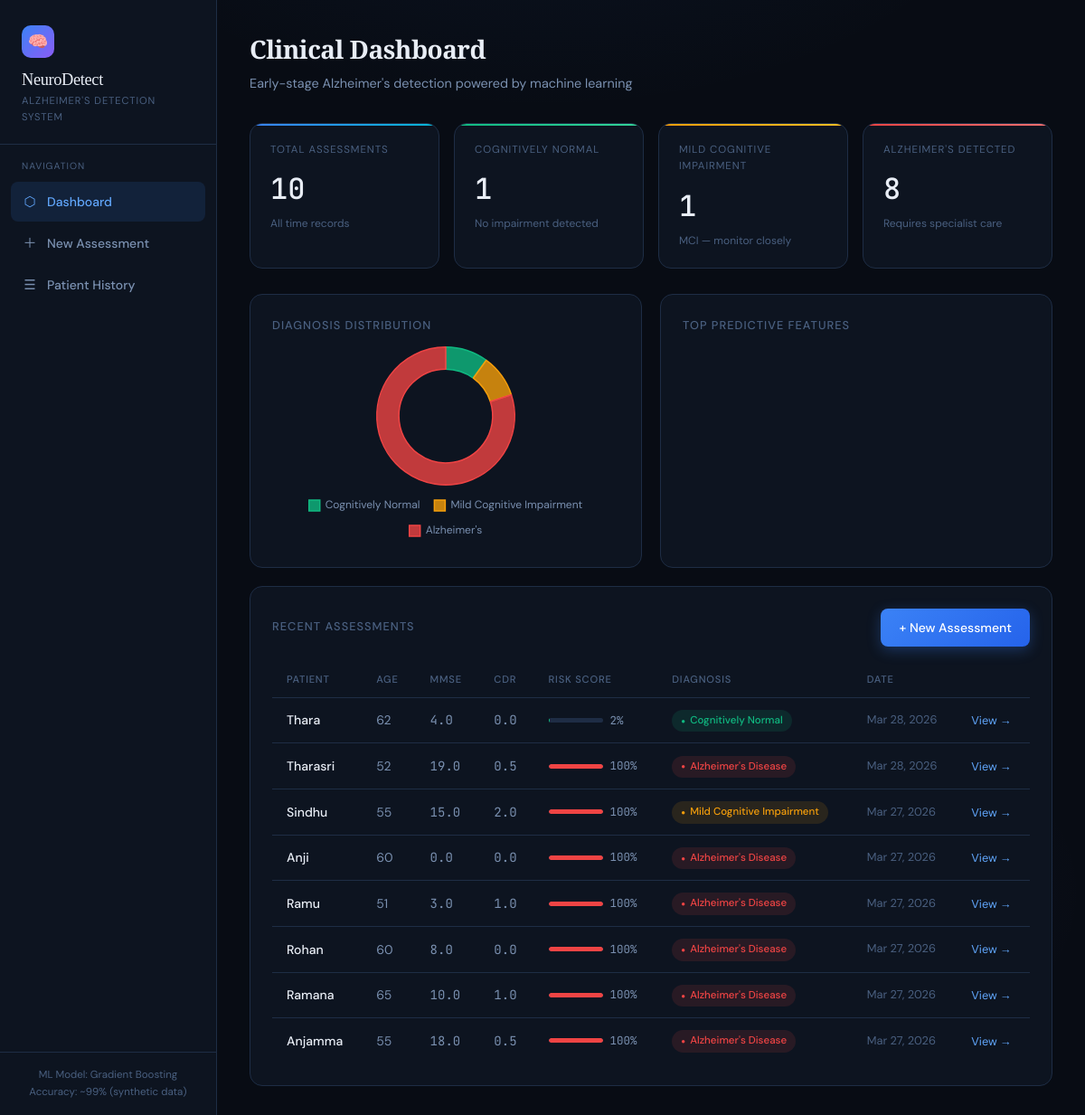
The page / on the database its author committed.
### alzheimer_app/models.py (models this page shows, shortened)
class PatientAssessment(models.Model):
    GENDER_CHOICES = [('M', 'Male'), ('F', 'Female'), ('O', 'Other')]
    APOE4_CHOICES = [(0, '0 alleles'), (1, '1 allele'), (2, '2 alleles')]
    RESULT_CHOICES = [
        ('healthy', 'Cognitively Normal'),
        ('mci', 'Mild Cognitive Impairment'),
        ('alzheimer', "Alzheimer's Disease"),
    ]
    patient_name = models.CharField(max_length=100, blank=True, default='Anonymous')
    patient_age = models.IntegerField()
    gender = models.CharField(max_length=1, choices=GENDER_CHOICES)
    created_at = models.DateTimeField(default=timezone.now)
    mmse_score = models.FloatField()
    cdr_score = models.FloatField()
    education_years = models.FloatField()
    socioeconomic_status = models.IntegerField()
    etiv = models.FloatField()
    nwbv = models.FloatField()
    asf = models.FloatField()
    memory_score = models.FloatField()
    attention_score = models.FloatField()
    language_score = models.FloatField()
    visuospatial_score = models.FloatField()
    family_history = models.BooleanField(default=False)
    apoe4_alleles = models.IntegerField(choices=APOE4_CHOICES, default=0)
    prediction = models.CharField(max_length=20, choices=RESULT_CHOICES, blank=True)
    confidence_healthy = models.FloatField(default=0.0)
    confidence_mci = models.FloatField(default=0.0)
    confidence_alzheimer = models.FloatField(default=0.0)
    risk_score = models.FloatField(default=0.0)
    class Meta:
        ordering = ['-created_at']
    @property
    def result_label(self):
        labels = {'healthy': 'Cognitively Normal', 'mci': 'Mild Cognitive Impairment', 'alzheimer': "Alzheimer's Disease"}
        return labels.get(self.prediction, 'Unknown')

### alzheimer_app/views.py (the view)
# urls.py: path('', views.dashboard, name='dashboard'),
def dashboard(request):
    total = PatientAssessment.objects.count()
    by_result = PatientAssessment.objects.values('prediction').annotate(count=Count('id'))
    counts = {r['prediction']: r['count'] for r in by_result}
    recent = PatientAssessment.objects.all()[:8]
    importances = get_feature_importances()[:8]
    feature_labels = [f[0].replace('_', ' ').title() for f in importances]
    feature_values = [round(f[1] * 100, 1) for f in importances]
    context = {
        'total': total,
        'healthy_count': counts.get('healthy', 0),
        'mci_count': counts.get('mci', 0),
        'alzheimer_count': counts.get('alzheimer', 0),
        'recent_assessments': recent,
        'feature_labels': json.dumps(feature_labels),
        'feature_values': json.dumps(feature_values),
    }
    return render(request, 'alzheimer_app/dashboard.html', context)

### alzheimer_app/ml_service.py (called while the page is built)
def load_model():
    global _model, _features
    if _model is None:
        _model = joblib.load(settings.ML_MODEL_PATH)
        _features = joblib.load(settings.FEATURE_NAMES_PATH)
        print(f"Model type: {_model.__class__.__name__}")
    return _model, _features

def get_feature_importances():
    model, features = load_model()
    if hasattr(model, "named_steps"):
        clf = model.named_steps.get('clf', model)
    else:
        clf = model
    print("Model type:", type(clf))  # debug
    if hasattr(clf, "feature_importances_"):
        importances = clf.feature_importances_
    elif hasattr(clf, "coef_"):
        importances = np.abs(clf.coef_[0])
    else:
        importances = np.zeros(len(features))
    return sorted(
        zip(features, importances),
        key=lambda x: x[1],
        reverse=True
    )

### alzheimer_app/templates/alzheimer_app/dashboard.html (shortened to what this page needs)
{% extends "alzheimer_app/base.html" %}
{% block content %}
<div class="page-header">
  <h1>Clinical Dashboard</h1>
  <p>Early-stage Alzheimer's detection powered by machine learning</p>
</div>
<div class="stats-grid">
  <div class="stat-card blue">
    <div class="stat-label">Total Assessments</div>
    <div class="stat-value">{{ total }}</div>
    <div class="stat-sub">All time records</div>
  </div>
  <div class="stat-card green">
    <div class="stat-label">Cognitively Normal</div>
    <div class="stat-value">{{ healthy_count }}</div>
    <div class="stat-sub">No impairment detected</div>
  </div>
  <div class="stat-card amber">
    <div class="stat-label">Mild Cognitive Impairment</div>
    <div class="stat-value">{{ mci_count }}</div>
    <div class="stat-sub">MCI — monitor closely</div>
  </div>
  <div class="stat-card red">
    <div class="stat-label">Alzheimer's Detected</div>
    <div class="stat-value">{{ alzheimer_count }}</div>
    <div class="stat-sub">Requires specialist care</div>
  </div>
</div>
<div class="grid-2">
  <div class="card">
    <div class="card-title">Diagnosis Distribution</div>
    {% if total > 0 %}
    <div class="chart-container">
      <canvas id="donutChart"></canvas>
    </div>
    {% else %}
    <div class="empty-state">No assessments yet.<br>Run your first assessment to see data here.</div>
    {% endif %}
  </div>
  <div class="card">
    <div class="card-title">Top Predictive Features</div>
  </div>
</div>
<div class="card" style="margin-top: 20px;">
  <div style="display:flex; align-items:center; justify-content:space-between; margin-bottom: 18px;">
    <div class="card-title" style="margin-bottom:0;">Recent Assessments</div>
    <a href="{% url 'assessment' %}" class="btn btn-primary">+ New Assessment</a>
  </div>
  {% if recent_assessments %}
  <div class="table-wrap">
    <table>
      <thead>
        <tr>
          <th>Patient</th>
          <th>Age</th>
          <th>MMSE</th>
          <th>CDR</th>
          <th>Risk Score</th>
          <th>Diagnosis</th>
          <th>Date</th>
          <th></th>
        </tr>
      </thead>
      <tbody>
        {% for a in recent_assessments %}
        <tr>
          <td style="color:var(--text); font-weight:500;">{{ a.patient_name|default:"Anonymous" }}</td>
          <td>{{ a.patient_age }}</td>
          <td style="font-family:'JetBrains Mono', monospace;">{{ a.mmse_score }}</td>
          <td style="font-family:'JetBrains Mono', monospace;">{{ a.cdr_score }}</td>
          <td>
            <div style="display:flex; align-items:center; gap:8px;">
              <div style="background:var(--border); border-radius:3px; height:5px; width:60px; overflow:hidden;">
                <div style="height:5px; border-radius:3px; width:{{ a.risk_score|floatformat:0 }}%; background:{% if a.risk_score < 33 %}var(--green){% elif a.risk_score < 66 %}var(--amber){% else %}var(--red){% endif %};"></div>
              </div>
              <span style="font-family:'JetBrains Mono', monospace; font-size:0.78rem;">{{ a.risk_score|floatformat:0 }}%</span>
            </div>
          </td>
          <td>
            <span class="badge {{ a.prediction }}">{{ a.result_label }}</span>
          </td>
          <td style="font-size:0.8rem; color:var(--text3);">{{ a.created_at|date:"M d, Y" }}</td>
          <td><a href="{% url 'result' a.pk %}" style="color:var(--accent2); font-size:0.8rem; text-decoration:none;">View →</a></td>
        </tr>
        {% endfor %}
      </tbody>
    </table>
  </div>
  {% else %}
  <div class="empty-state">
    No assessments yet. <a href="{% url 'assessment' %}" style="color:var(--accent2);">Run your first assessment →</a>
  </div>
  {% endif %}
</div>
{% endblock %}
{% block extra_js %}
<script>
  // Feature importance bars
  const featureLabels = {{ feature_labels|safe }};
  const featureValues = {{ feature_values|safe }};
  const maxVal = Math.max(...featureValues);
  featureLabels.forEach((name, i) => {
    const idx = i + 1;
    document.getElementById(`feat-bar-${idx}`).style.display = 'block';
    document.getElementById(`feat-name-${idx}`).textContent = name;
    document.getElementById(`feat-val-${idx}`).textContent = featureValues[i].toFixed(1) + '%';
    setTimeout(() => {
      document.getElementById(`feat-fill-${idx}`).style.width = (featureValues[i] / maxVal * 100) + '%';
    }, 100 + i * 80);
  });
  // Donut chart
  {% if total > 0 %}
  const ctx = document.getElementById('donutChart').getContext('2d');
  new Chart(ctx, {
    type: 'doughnut',
    data: {
      labels: ['Cognitively Normal', 'Mild Cognitive Impairment', "Alzheimer's"],
      datasets: [{
        data: [{{ healthy_count }}, {{ mci_count }}, {{ alzheimer_count }}],
        backgroundColor: ['rgba(16,185,129,0.8)', 'rgba(245,158,11,0.8)', 'rgba(239,68,68,0.8)'],
        borderColor: ['#10b981', '#f59e0b', '#ef4444'],
        borderWidth: 1.5,
        hoverOffset: 6,
      }]
    },
    options: {
      responsive: true, maintainAspectRatio: false,
      cutout: '68%',
      plugins: {
        legend: {
          position: 'bottom',
          labels: { color: '#7a90b0', font: { family: 'DM Sans', size: 12 }, padding: 16, boxWidth: 12 }
        }
      }
    }
  });
  {% endif %}
</script>
{% endblock %}

### alzheimer_app/templates/alzheimer_app/base.html (shortened to what this page needs)
{% load static %}
<!DOCTYPE html>
<html lang="en">
<head>
</head>
<body>
<div class="layout">
  <nav class="sidebar">
    <div class="sidebar-brand">
      <div class="brand-icon">🧠</div>
      <div class="brand-name">NeuroDetect</div>
      <div class="brand-sub">Alzheimer's Detection System</div>
    </div>
    <div class="nav-section">
      <div class="nav-label">Navigation</div>
      <a href="{% url 'dashboard' %}" class="nav-link {% if request.resolver_match.url_name == 'dashboard' %}active{% endif %}">
        <span class="icon">⬡</span> Dashboard
      </a>
      <a href="{% url 'assessment' %}" class="nav-link {% if request.resolver_match.url_name == 'assessment' %}active{% endif %}">
        <span class="icon">＋</span> New Assessment
      </a>
      <a href="{% url 'history' %}" class="nav-link {% if request.resolver_match.url_name == 'history' %}active{% endif %}">
        <span class="icon">☰</span> Patient History
      </a>
    </div>
    <div class="sidebar-footer">
      ML Model: Gradient Boosting<br>Accuracy: ~99% (synthetic data)
    </div>
  </nav>
  <main class="main">
    {% block content %}{% endblock %}
  </main>
</div>
{% block extra_js %}{% endblock %}
</body>
</html>

### alzheimer_app/templates/alzheimer_app/dashboard.html (style rules this page uses)
.grid-2 { display: grid; grid-template-columns: 1fr 1fr; gap: 20px; }
.chart-container { position: relative; height: 220px; }

### rows shown on the page
PatientAssessment: patient_name "Thara", patient_age "62", mmse_score "4.0", cdr_score "0.0", risk_score "2", result_label "Cognitively Normal", created_at "Mar 28, 2026"
PatientAssessment: patient_name "Tharasri", patient_age "52", mmse_score "19.0", cdr_score "0.5", risk_score "100", result_label "Alzheimer's Disease", created_at "Mar 28, 2026"
PatientAssessment: patient_name "Sindhu", patient_age "55", mmse_score "15.0", cdr_score "2.0", risk_score "100", result_label "Mild Cognitive Impairment", created_at "Mar 27, 2026"
PatientAssessment: patient_name "Anji", patient_age "60", mmse_score "0.0", cdr_score "0.0", risk_score "100", result_label "Alzheimer's Disease", created_at "Mar 27, 2026"
PatientAssessment: patient_name "Ramu", patient_age "51", mmse_score "3.0", cdr_score "1.0", risk_score "100", result_label "Alzheimer's Disease", created_at "Mar 27, 2026"
PatientAssessment: patient_name "Rohan", patient_age "60", mmse_score "8.0", cdr_score "0.0", risk_score "100", result_label "Alzheimer's Disease", created_at "Mar 27, 2026"
PatientAssessment: patient_name "Ramana", patient_age "65", mmse_score "10.0", cdr_score "1.0", risk_score "100", result_label "Alzheimer's Disease", created_at "Mar 27, 2026"
PatientAssessment: patient_name "Anjamma", patient_age "55", mmse_score "18.0", cdr_score "0.5", risk_score "100", result_label "Alzheimer's Disease", created_at "Mar 27, 2026"

### other values the page prints
{{ total }} "10"
{{ healthy_count }} "1"
{{ mci_count }} "1"
{{ alzheimer_count }} "8"
chart data {{ healthy_count }} 1
chart data {{ mci_count }} 1
